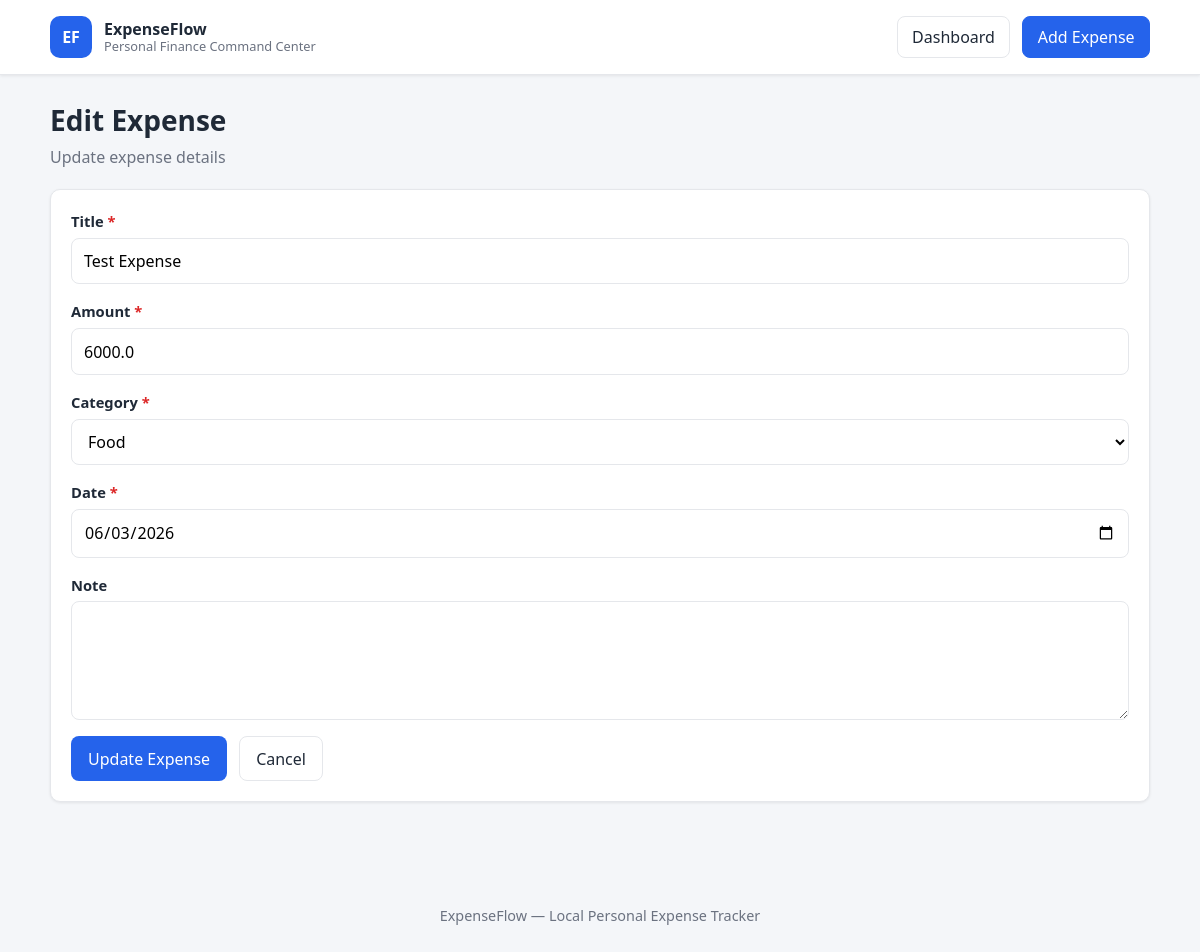
Page /edit/2 on the committed database.
### tables this page shows
CREATE TABLE expenses(
            id INTEGER PRIMARY KEY AUTOINCREMENT,
            title TEXT NOT NULL,
            amount REAL NOT NULL,
            category TEXT NOT NULL,
            date TEXT NOT NULL,
            note TEXT,
            created_at TIMESTAMP DEFAULT CURRENT_TIMESTAMP
        );

### app.py (the view, shortened to what this page needs)
@app.route("/edit/<int:expense_id>", methods=["GET", "POST"])
def edit_expense(expense_id):
    init_db()
    db = get_db()
    expense = db.execute(
        "SELECT * FROM expenses WHERE id = ?", (expense_id,)
    ).fetchone()
    if expense is None:
        flash("Expense not found.", "error")
        return redirect(url_for("index"))
    form_data = {
        "title": expense["title"],
        "amount": expense["amount"],
        "category": expense["category"],
        "date": expense["date"],
        "note": expense["note"] or "",
    }
    return render_template(
        "edit_expense.html",
        categories=CATEGORIES,
        form_data=form_data,
        expense_id=expense_id,
        today=date.today().isoformat(),
    )

### app.py (called while the page is built)
def get_db():
    if "db" not in g:
        g.db = sqlite3.connect(app.config["DATABASE"])
        g.db.row_factory = sqlite3.Row
    return g.db

def init_db():
    db = get_db()
    db.execute(
        """
        CREATE TABLE IF NOT EXISTS expenses(
            id INTEGER PRIMARY KEY AUTOINCREMENT,
            title TEXT NOT NULL,
            amount REAL NOT NULL,
            category TEXT NOT NULL,
            date TEXT NOT NULL,
            note TEXT,
            created_at TIMESTAMP DEFAULT CURRENT_TIMESTAMP
        )
        """
    )
    db.execute(
        """
        CREATE TABLE IF NOT EXISTS monthly_budgets(
            month TEXT PRIMARY KEY,
            amount REAL NOT NULL,
            updated_at TIMESTAMP DEFAULT CURRENT_TIMESTAMP
        )
        """
    )
    db.commit()

### templates/edit_expense.html (shortened to what this page needs)
{% extends "base.html" %}
{% block content %}
<section class="page-header">
    <h1>Edit Expense</h1>
    <p class="subtitle">Update expense details</p>
</section>
<section class="card form-card">
    <form method="post" action="{{ url_for('edit_expense', expense_id=expense_id) }}" class="expense-form" novalidate>
        <div class="form-group">
            <label for="title">Title <span class="required">*</span></label>
            <input type="text" id="title" name="title" value="{{ form_data.title }}" required maxlength="200">
        </div>
        <div class="form-group">
            <label for="amount">Amount <span class="required">*</span></label>
            <input type="number" id="amount" name="amount" value="{{ form_data.amount }}" required min="0.01" step="0.01">
        </div>
        <div class="form-group">
            <label for="category">Category <span class="required">*</span></label>
            <select id="category" name="category" required>
                {% for category in categories %}
                <option value="{{ category }}" {% if form_data.category == category %}selected{% endif %}>{{ category }}</option>
                {% endfor %}
            </select>
        </div>
        <div class="form-group">
            <label for="date">Date <span class="required">*</span></label>
            <input type="date" id="date" name="date" value="{{ form_data.date }}" required max="{{ today }}">
        </div>
        <div class="form-group">
            <label for="note">Note</label>
            <textarea id="note" name="note" rows="4" maxlength="1000">{{ form_data.note }}</textarea>
        </div>
        <div class="form-actions">
            <button type="submit" class="btn btn-primary">Update Expense</button>
            <a href="{{ url_for('index') }}" class="btn btn-secondary">Cancel</a>
        </div>
    </form>
</section>
{% endblock %}

### static/style.css (style rules this page uses)
*, *::before, *::after { box-sizing: border-box; }
:root { --bg: #f4f6f9; --surface: #ffffff; --text: #1f2937; --muted: #6b7280; --border: #e5e7eb; --primary: #2563eb; --primary-dark: #1d4ed8; --danger: #dc2626; --success: #059669; --error: #b91c1c; --info: #0369a1; --shadow: 0 1px 3px rgba(0, 0, 0, 0.08); --radius: 10px; }
body { margin: 0; font-family: "Segoe UI", Tahoma, Geneva, Verdana, sans-serif; background: var(--bg); color: var(--text); line-height: 1.5; }
.page-header { margin-bottom: 1.25rem; }
.page-header h1 { margin: 0 0 0.25rem; font-size: 1.75rem; }
.subtitle { margin: 0; color: var(--muted); }
.card { background: var(--surface); border: 1px solid var(--border); border-radius: var(--radius); box-shadow: var(--shadow); padding: 1.25rem; margin-bottom: 1.25rem; }
.form-group { display: flex; flex-direction: column; gap: 0.35rem; margin-bottom: 1rem; }
.form-group label { font-weight: 600; font-size: 0.92rem; }
.required { color: var(--danger); }
input, select, textarea { width: 100%; padding: 0.65rem 0.75rem; border: 1px solid var(--border); border-radius: 8px; font: inherit; background: #fff; }
textarea { resize: vertical; min-height: 100px; }
.form-actions { display: flex; gap: 0.75rem; flex-wrap: wrap; }
.btn { display: inline-flex; align-items: center; justify-content: center; padding: 0.6rem 1rem; border-radius: 8px; border: 1px solid transparent; font: inherit; cursor: pointer; text-decoration: none; }
.btn-primary { background: var(--primary); color: #fff; }
.btn-secondary { background: #fff; color: var(--text); border-color: var(--border); }

### rows in the picture
expenses: title "Test Expense", amount "6000.0", category "Food", date "06/03/2026"
